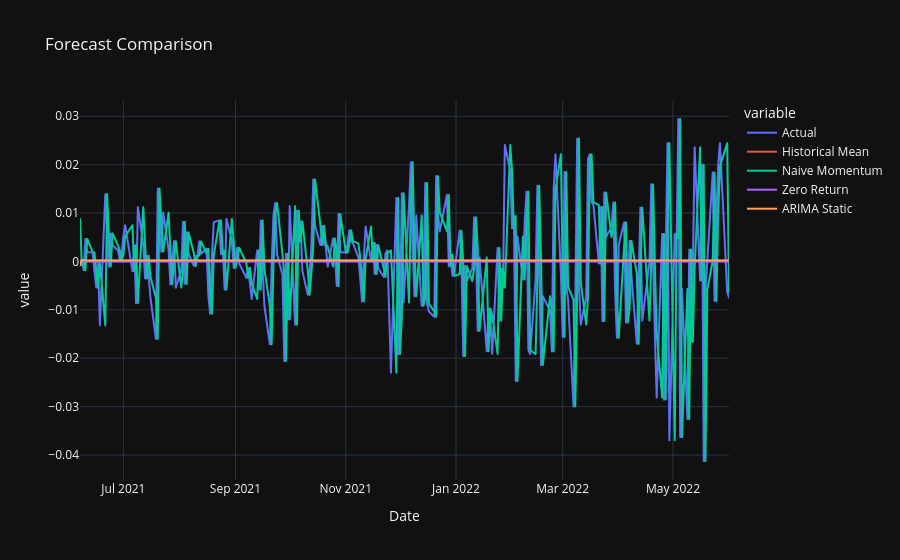

This figure's notebook cell:
### Code cell
# PLot ARIMA results versus benchmarks
comparison['ARIMA Static'] = arima_forecast.values

comparison.iloc[:250].plot(
    title='Forecast Comparison'
)

### Figure 1 — Plotly figure (JSON) as saved in the notebook; plotly's stock layout.template omitted (floating-point values rounded to 4 significant figures; data arrays with more than 128 entries replaced by an {"elided": "..."} marker saying what was removed)
{"data": [{"hovertemplate": "variable=Actual<br>Date=%{x}<br>value=%{y}<extra></extra>", "legendgroup": "Actual", "line": {"color": "#636efa", "dash": "solid"}, "marker": {"symbol": "circle"}, "mode": "lines", "name": "Actual", "showlegend": true, "type": "scattergl", "x": {"elided": "250 str values"}, "xaxis": "x", "y": {"elided": "250 float values"}, "yaxis": "y"}, {"hovertemplate": "variable=Historical Mean<br>Date=%{x}<br>value=%{y}<extra></extra>", "legendgroup": "Historical Mean", "line": {"color": "#EF553B", "dash": "solid"}, "marker": {"symbol": "circle"}, "mode": "lines", "name": "Historical Mean", "showlegend": true, "type": "scattergl", "x": {"elided": "250 str values"}, "xaxis": "x", "y": {"elided": "250 float values"}, "yaxis": "y"}, {"hovertemplate": "variable=Naive Momentum<br>Date=%{x}<br>value=%{y}<extra></extra>", "legendgroup": "Naive Momentum", "line": {"color": "#00cc96", "dash": "solid"}, "marker": {"symbol": "circle"}, "mode": "lines", "name": "Naive Momentum", "showlegend": true, "type": "scattergl", "x": {"elided": "250 str values"}, "xaxis": "x", "y": {"elided": "250 float values"}, "yaxis": "y"}, {"hovertemplate": "variable=Zero Return<br>Date=%{x}<br>value=%{y}<extra></extra>", "legendgroup": "Zero Return", "line": {"color": "#ab63fa", "dash": "solid"}, "marker": {"symbol": "circle"}, "mode": "lines", "name": "Zero Return", "showlegend": true, "type": "scattergl", "x": {"elided": "250 str values"}, "xaxis": "x", "y": {"elided": "250 float values"}, "yaxis": "y"}, {"hovertemplate": "variable=ARIMA Static<br>Date=%{x}<br>value=%{y}<extra></extra>", "legendgroup": "ARIMA Static", "line": {"color": "#FFA15A", "dash": "solid"}, "marker": {"symbol": "circle"}, "mode": "lines", "name": "ARIMA Static", "showlegend": true, "type": "scattergl", "x": {"elided": "250 str values"}, "xaxis": "x", "y": {"elided": "250 float values"}, "yaxis": "y"}], "layout": {"legend": {"title": {"text": "variable"}, "tracegroupgap": 0}, "title": {"text": "Forecast Comparison"}, "xaxis": {"anchor": "y", "domain": [0, 1], "title": {"text": "Date"}}, "yaxis": {"anchor": "x", "domain": [0, 1], "title": {"text": "value"}}}}
